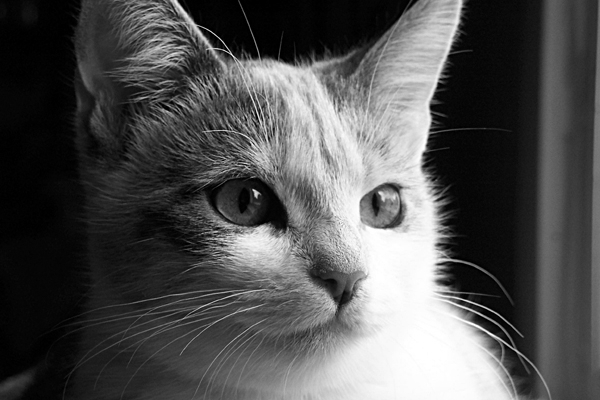
//> input picture C++/Computer Vision Assignment 1/src/kitten.pgm, 600 x 400 px
$ ./edgeDetection2 '../../../Computer Vision Assignment 1/src/kitten.pgm' out.png   (built with g++ and OpenCV 4)
//> lines starting //> are read from the running program, lines starting //| are printed output that depends on the picture; after the words box and inside, x2 and y2 are one past the last pixel; in counts of white or black regions, pixels touching at a corner belong together
/**
********************************************************************************
*
*   @file       edgeDetection2.cxx
*
*   @brief      A more user friendly program using OpenCV to detect edges.
*
*   @version    1.0
*
*   @date       08/02/2016
*
*   @author     Franck Vidal
*
*
********************************************************************************
*/


//******************************************************************************
//    Includes
//******************************************************************************
#include <exception> // Header for catching exceptions
#include <iostream>  // Header to display text in the console
#include <string>    // Header to manipulate strings
#include <opencv2/opencv.hpp> // Main OpenCV header


//******************************************************************************
//    Namespaces
//******************************************************************************
using namespace std;


//******************************************************************************
//    Global variables
//******************************************************************************
cv::Mat g_display_image;
cv::Mat g_scharr_image;
cv::Mat g_edge_image;

std::string g_image_window_title("Edge detection");

int g_slider_count(256);
int g_slider_position(g_slider_count / 2);
int N = 3;
int k = 10;


//******************************************************************************
//    Function declaration
//******************************************************************************
void callback(int, void*);
void printType(cv::Mat &mat);
void printInfo(cv::Mat &mat);

//******************************************************************************
//    Implementation
//******************************************************************************


//-----------------------------
int main(int argc, char** argv)
//-----------------------------
{
    try
    {
		/**********************************************************************/
		/* Declare some local variables                                       */
		/**********************************************************************/

		// File names
		std::string input_file_name;
		std::string output_file_name;

        // Image structures
        cv::Mat rgb_image;
        cv::Mat grey_image;
        cv::Mat gaussian_image;


		/**********************************************************************/
		/* Process the command line arguments                                 */
		/**********************************************************************/

        // No file to display
        if (argc != 3)
        {
            // Create an error message
            std::string error_message;
            error_message  = "usage: ";
            error_message += argv[0];
            error_message += " <input_image>";
            error_message += " <output_image>";

            // Throw an error
            throw error_message;
        }


		// Get the file names
		input_file_name  = argv[1];
		output_file_name = argv[2];


		/**********************************************************************/
		/* Read the input                                                     */
		/**********************************************************************/

        // Open and read the image
        rgb_image = cv::imread(input_file_name, CV_LOAD_IMAGE_COLOR);
//> rgb_image is the input picture: 400 rows x 600 cols, CV_8UC3; min 0, max 255, mean 81.5

        // The image has not been loaded
        if (!rgb_image.data)
        {
            // Create an error message
            std::string error_message;
            error_message  = "Could not open or find the image \"";
            error_message += input_file_name;
            error_message += "\".";

            // Throw an error
            throw error_message;
        }

		// Write your own code here to
		// Create the displayed image
        g_display_image = cv::Mat(rgb_image.rows, rgb_image.cols * N + (N - 1) * k, CV_32FC1, cv::Scalar(0.5, 0.5, 0.5));

		// Write your own code here to
        // Create the displayed image

	    // Create the window
		cv::namedWindow(g_image_window_title, cv::WINDOW_AUTOSIZE);


		/**********************************************************************/
		/* Convert the RGB data to greyscale                                  */
		/**********************************************************************/

        // 1) Convert the image from RGB to greyscale
		cv::cvtColor(rgb_image, grey_image, CV_RGB2GRAY);

        // 2) Convert the image from unsigned char to float
		grey_image.convertTo(grey_image, CV_32F);
//> grey_image: 400 rows x 600 cols, CV_32FC1

        // 3) Normalise the image
        double max, offset = 1;
        /*cv::minMaxLoc(grey_image, NULL, &max);
        offset = max / 255;*/
        cv::normalize(grey_image, grey_image, 0, offset, cv::NORM_MINMAX, CV_32F);

		// Create the ROI in the target image
        cv::Mat targetROI = g_display_image(cv::Rect(0, 0, grey_image.cols, grey_image.rows));

		// Copy the source in the target
        grey_image.copyTo(targetROI);
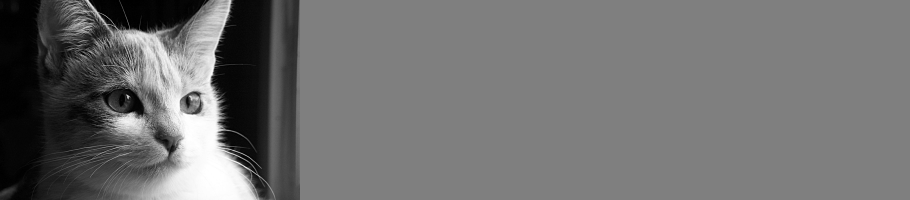
//> g_display_image: 400 rows x 1820 cols, CV_32FC1 (shown at 1/2 size); min 0, max 1, mean 0.44


		/**********************************************************************/
		/* Apply a 3x3 Gaussian filter with sigma 0.5 to reduce noise         */
		/**********************************************************************/

		cv::Size gaussian_kernel(3, 3);
		cv::GaussianBlur(grey_image, gaussian_image, gaussian_kernel, 0.5);


        /**********************************************************************/
		/* Gradient filter                                                    */
		/**********************************************************************/

        // 1) Apply the Scharr filter on gaussian_image along the X-axis
        cv::Mat scharr_x;
        cv::Scharr(gaussian_image, scharr_x, CV_32F, 1, 0);

        // 2) Compute the absolute value of the gradient along the X-axis
        scharr_x = cv::abs(scharr_x);
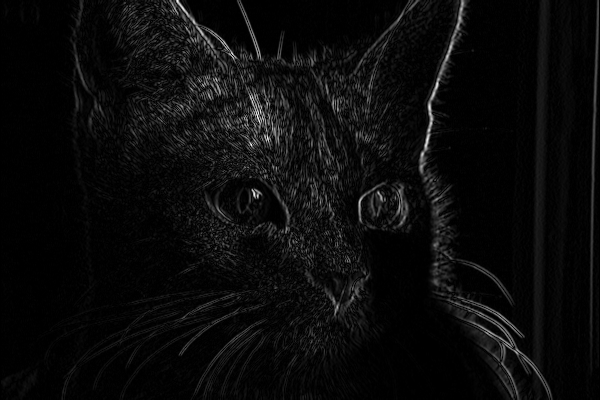
//> scharr_x: 400 rows x 600 cols, CV_32FC1; min 0, max 10.5, mean 0.472; drawn with min black and max white

        // 3) Apply the Scharr filter on gaussian_image along the Y-axis
        cv::Mat scharr_y;
        cv::Scharr(gaussian_image, scharr_y, CV_32F, 0, 1);
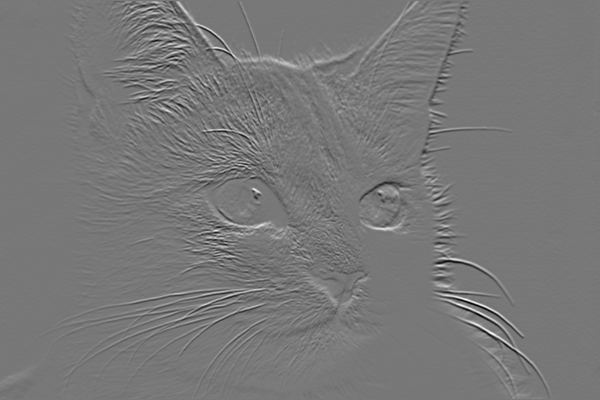
//> scharr_y: 400 rows x 600 cols, CV_32FC1; min -10.22, max 11.47, mean 0.0284; drawn with min black and max white

        // 4) Compute the absolute value of the gradient along the Y-axis
        scharr_y = cv::abs(scharr_y);
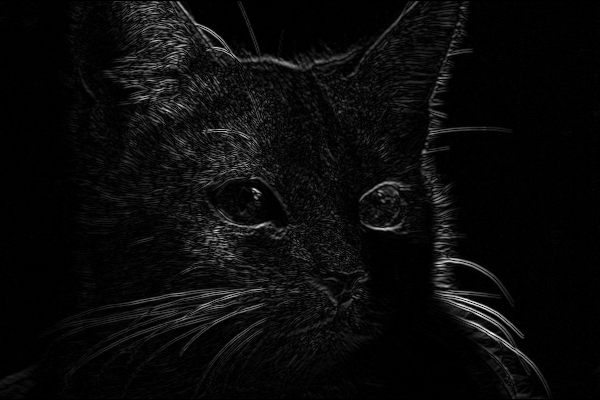
//> scharr_y: 400 rows x 600 cols, CV_32FC1; min 0, max 11.47, mean 0.493; drawn with min black and max white

		// 5) Combined scharr_x and scharr_y together so that
		// scharr_image(x,y) = 0.5 * |scharr_x(x,y)| + 0.5 * |scharr_y(x,y)|
        addWeighted(scharr_x, 0.5, scharr_y, 0.5, 0.0, g_scharr_image);
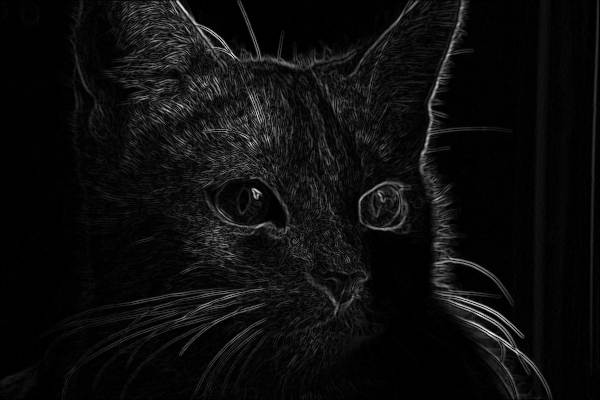
//> g_scharr_image: 400 rows x 600 cols, CV_32FC1; min 0, max 9.01, mean 0.482; drawn with min black and max white

		// Copy the result
        targetROI = g_display_image(cv::Rect(g_scharr_image.cols * 1 + 1 * k, 0, g_scharr_image.cols, g_scharr_image.rows));
//> targetROI: 400 rows x 600 cols, CV_32FC1; every value is 0.5

        g_scharr_image.copyTo(targetROI);
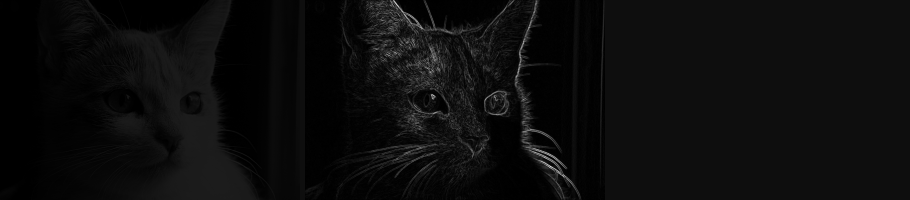
//> g_display_image: 400 rows x 1820 cols, CV_32FC1 (shown at 1/2 size); min 0, max 9.01, mean 0.435; drawn with min black and max white


		/**********************************************************************/
		/* Create the slider                                                  */
		/**********************************************************************/

		// Write your own code here to
      	// Create the slider
        cv::createTrackbar("Threshold", g_image_window_title, &g_slider_position, g_slider_count, callback);


		/**********************************************************************/
		/* Threshold filter                                                   */
		/**********************************************************************/
		callback(0, 0);

		/**********************************************************************/
		/* Event loop                                                         */
		/**********************************************************************/

        // Wait for the user to press 'q' or 'Escape' (27 in ASCII code
        int key;
        do
        {
            key = cv::waitKey(0);
        }
        while (key != 'q' && key != 27);


		/**********************************************************************/
		/* Write the output                                                   */
		/**********************************************************************/

		// Write your own code here to
		// Write the image

		if (!cv::imwrite(output_file_name, g_edge_image)) {
			string error_message;
			error_message = "Could_not_write_the_image_\"";
			error_message += output_file_name;
			error_message += "\"";

			throw error_message;
		}


    }
    // An error occured
    catch (const std::exception& error)
    {
        // Display an error message in the console
        cerr << error.what() << endl;
    }
    catch (const std::string& error)
    {
        // Display an error message in the console
        cerr << error << endl;
    }
    catch (const char* error)
    {
        // Display an error message in the console
        cerr << error << endl;
    }

    // Exit the program
    return 0;
}


//-----------------------
void callback(int, void*)
//-----------------------
{
	/**********************************************************************/
	/* Threshold                                                          */
	/**********************************************************************/
    double min, max;
    cv::minMaxLoc(g_scharr_image, &min, &max);
//> min = 0; max = 9.01

	// Linear interpolation
	double threshold(min + (max - min) * (double(g_slider_position) / double(g_slider_count)));


	// Write your own code here to
	// Find edges using a threshold filter
    cv::threshold(g_scharr_image, g_edge_image, threshold, 1, cv::THRESH_BINARY);
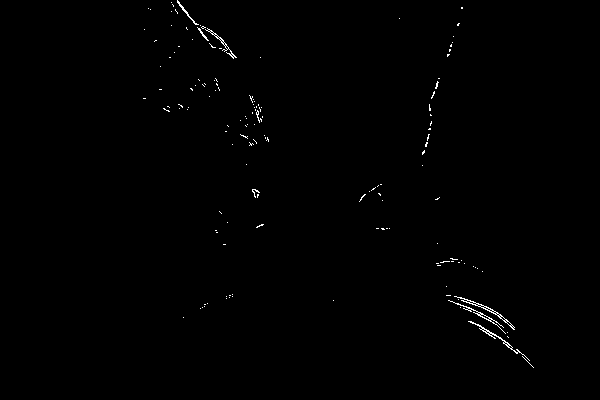
//> g_edge_image: 400 rows x 600 cols, CV_32FC1; values 0 (black) and 1 (white), 0.46% white in thin lines or dots, all inside (x1, y1, x2, y2) = (143, 0, 534, 368)

	// Write your own code here to
	// Copy the result
    cv::Mat targetROI = g_display_image(cv::Rect(g_edge_image.cols * 2 + 2 * k, 0, g_edge_image.cols, g_edge_image.rows));

    g_edge_image.copyTo(targetROI);
//> the 'q' key is pressed

	// Write your own code here to
    // Display the window
    cv::imshow(g_image_window_title, g_display_image);
}

void printType(cv::Mat &mat) {
         if(mat.depth() == CV_8U)  printf("unsigned char(%d)", mat.channels());
    else if(mat.depth() == CV_8S)  printf("signed char(%d)", mat.channels());
    else if(mat.depth() == CV_16U) printf("unsigned short(%d)", mat.channels());
    else if(mat.depth() == CV_16S) printf("signed short(%d)", mat.channels());
    else if(mat.depth() == CV_32S) printf("signed int(%d)", mat.channels());
    else if(mat.depth() == CV_32F) printf("float(%d)", mat.channels());
    else if(mat.depth() == CV_64F) printf("double(%d)", mat.channels());
    else                           printf("unknown(%d)", mat.channels());
}

void printInfo(cv::Mat &mat) {
    printf("dim(%d, %d)", mat.rows, mat.cols);
    printType(mat);
    printf("\n");
}
